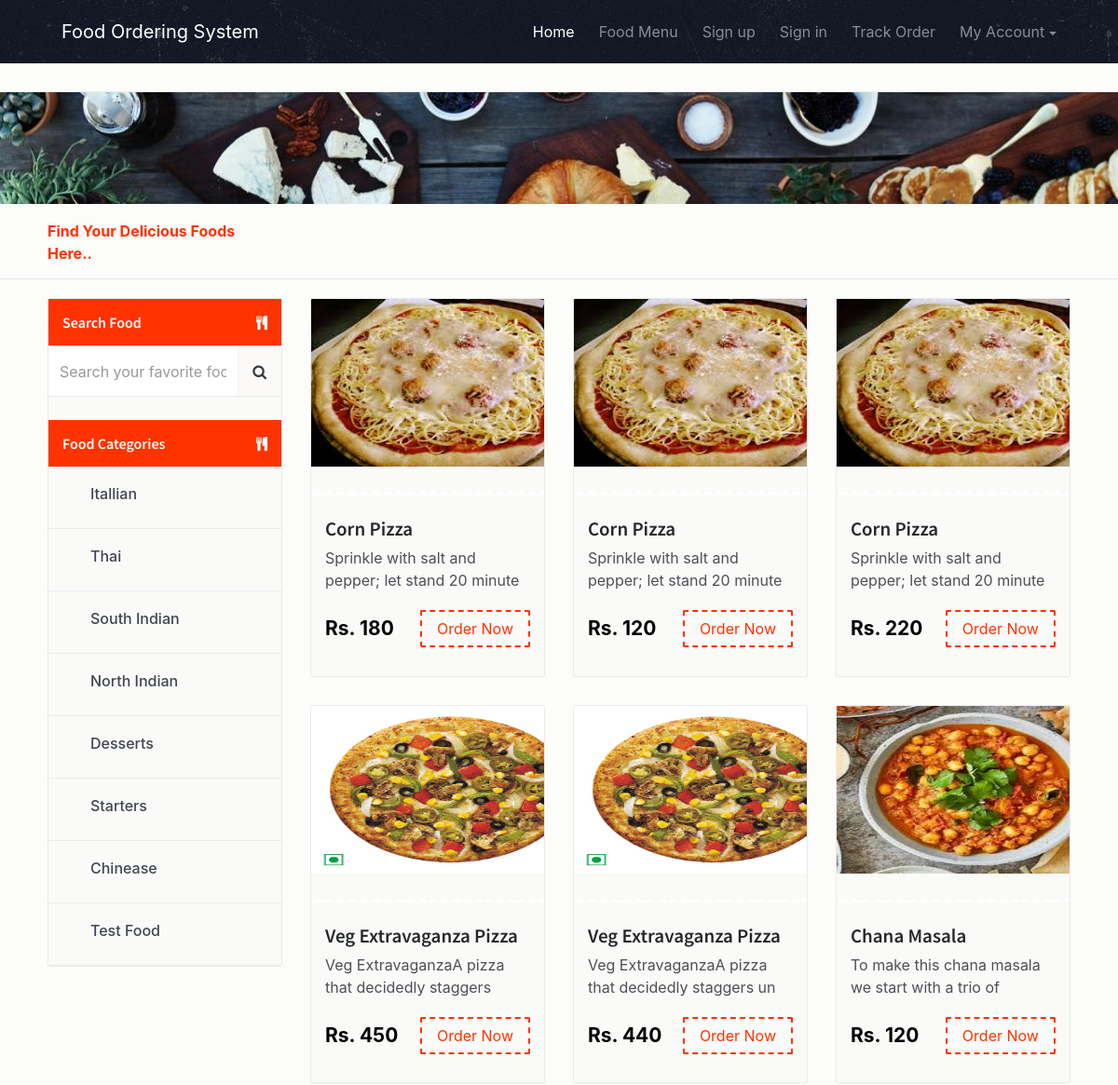
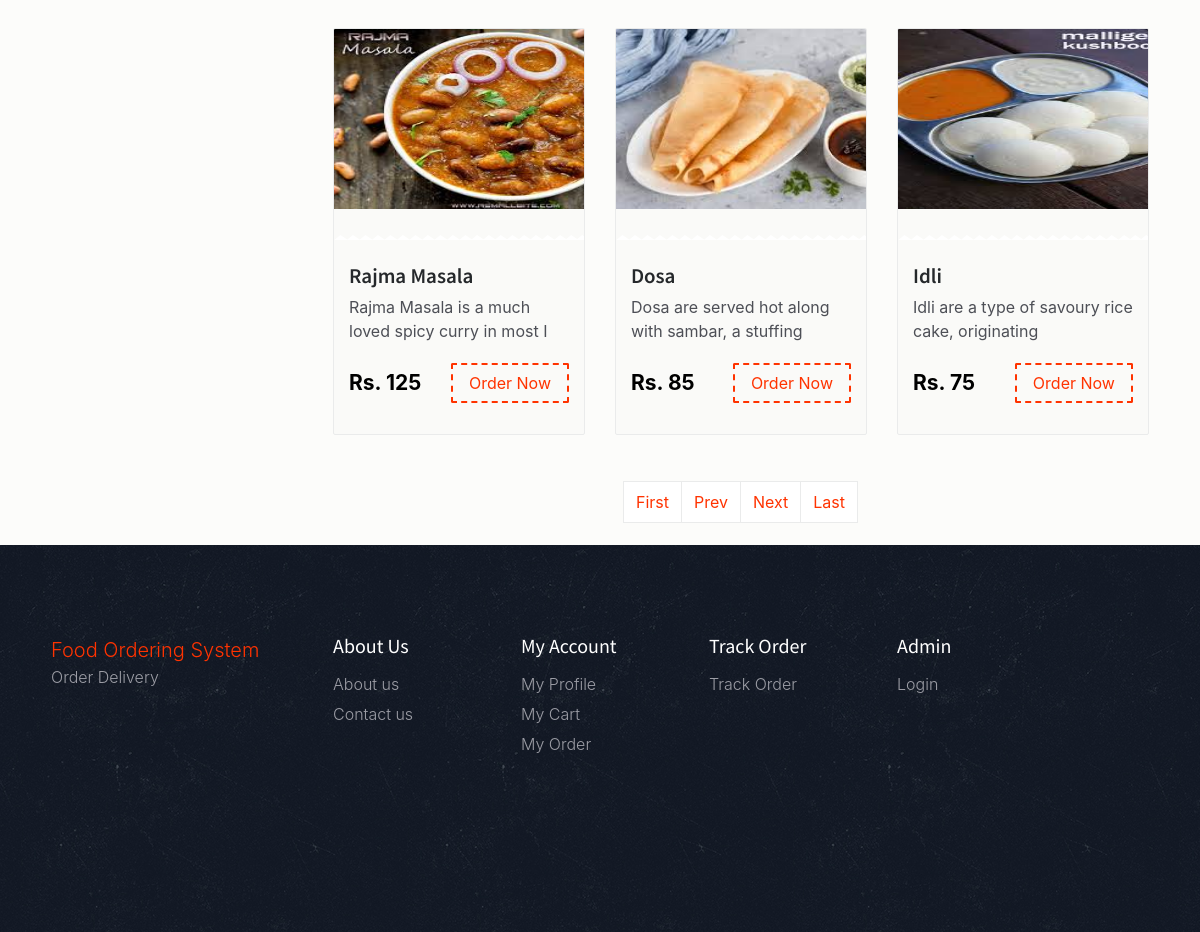
The page /fos/food_results.php on the database its author committed (2 pictures, top to bottom).
### tables this page shows
CREATE TABLE `tblcategory` (
  `ID` int(5) NOT NULL,
  `CategoryName` varchar(120) DEFAULT NULL,
  `CreationDate` timestamp NULL DEFAULT CURRENT_TIMESTAMP
);

CREATE TABLE `tblfood` (
  `ID` int(10) NOT NULL,
  `CategoryName` varchar(120) DEFAULT NULL,
  `ItemName` varchar(120) DEFAULT NULL,
  `ItemPrice` varchar(120) DEFAULT NULL,
  `ItemDes` varchar(500) DEFAULT NULL,
  `Image` varchar(120) DEFAULT NULL,
  `ItemQty` varchar(120) DEFAULT NULL
);

### fos/food_results.php (the view, shortened to what this page needs)
<?php
include('includes/dbconnection.php');
  ?>
<!DOCTYPE html>
<html lang="en">
<head>
    <link href="css/bootstrap.min.css" rel="stylesheet">
    <link href="css/font-awesome.min.css" rel="stylesheet">
    <link href="css/animsition.min.css" rel="stylesheet">
    <link href="css/animate.css" rel="stylesheet">
    <link href="css/style.css" rel="stylesheet"> </head>
<body>
    <div class="site-wrapper animsition" data-animsition-in="fade-in" data-animsition-out="fade-out">
        <header id="header" class="header-scroll top-header headrom">
            <?php include_once('includes/header.php');?>
        </header>
        <div class="page-wrapper">
            <div class="top-links">
            </div>
            <div class="inner-page-hero bg-image" data-image-src="images/decouvrez-l-experience-food-d-airbnb.jpg">
            </div>
            <div class="result-show">
    <div class="container">
        <div class="row">
            <div class="col-sm-3">
                <p><span class="primary-color"><strong>Find Your Delicious Foods Here..</strong></span> </div>
        </div>
    </div>
</div>
            <section class="restaurants-page">
                <div class="container">
                    <div class="row">
                        <div class="col-xs-12 col-sm-5 col-md-4 col-lg-3">
                            <div class="sidebar clearfix m-b-20">
                                 <form name="search" method="post" action="search-food.php">
                                <div class="main-block">
                                    <div class="sidebar-title white-txt">
                                        <h6>Search Food</h6> <i class="fa fa-cutlery pull-right"></i> </div>
                                    <div class="input-group">
                                        <input type="text" class="form-control search-field" placeholder="Search your favorite food" name="searchdata" id="searchdata"> <span class="input-group-btn">
                                 <button class="btn btn-secondary search-btn" type="submit" name="search"><i class="fa fa-search"></i></button>
                                 </span> </div>
                                     </div>
                                     </form>
                                    <div class="main-block" style="margin-top: 10%">
                                    <div class="sidebar-title white-txt">
                                        <h6>Food Categories</h6> <i class="fa fa-cutlery pull-right"></i> </div>
                               <?php
      $query=mysqli_query($con,"select * from  tblcategory");
              while($row=mysqli_fetch_array($query))
              {
              ?>
                                        <ul>
                                            <li>
                                                <label class="custom-control custom-checkbox">
                                                    <span class="custom-control-description"><a href="viewfood-categorywise.php?catid=<?php echo $row['CategoryName'];?>"><?php echo $row['CategoryName'];?></a></span> </label>
                                            </li>
                                        </ul>
                              <?php } ?>
                                    <div class="clearfix"></div>
                                </div>
                            </div>
                        </div>
                     <div class="col-xs-12 col-sm-7 col-md-8 col-lg-9">
                            <div class="row">
                                                        <?php
  if (isset($_GET['pageno'])) {
            $pageno = $_GET['pageno'];
        } else {
            $pageno = 1;
        }
$no_of_records_per_page = 9;
$offset = ($pageno-1) * $no_of_records_per_page;
        $total_pages_sql ="SELECT COUNT(*) FROM tblfood";
        $result = mysqli_query($con,$total_pages_sql);
        $total_rows = mysqli_fetch_array($result)[0];
        $total_pages = ceil($total_rows / $no_of_records_per_page);
        $sql = "SELECT * FROM tblfood LIMIT $offset, $no_of_records_per_page";
        $res_data = mysqli_query($con,$sql);
        while($row = mysqli_fetch_array($res_data)){
?>
                                <div class="col-xs-12 col-sm-12 col-md-6 col-lg-4 food-item">
                                    <div class="food-item-wrap">
                                        <div class="figure-wrap bg-image"> <img src="admin/itemimages/<?php echo $row['Image'];?>" width="300" height="180">
                                        </div>
                                        <div class="content">
                                            <h5><a href="food-detail.php?fid=<?php echo $row['ID'];?>"><?php echo $row['ItemName'];?></a></h5>
                                            <div class="product-name"><?php echo substr($row['ItemDes'],0,50);?></div>
                                            <div class="price-btn-block"> <span class="price">Rs. <?php echo $row['ItemPrice'];?></span>
<?php if($_SESSION['fosuid']==""){?>
<a href="login.php" class="btn theme-btn-dash pull-right">Order Now</a>
<?php }?>
                                              </div>
                                        </div>
                                    </div>
                                </div>
                                    <?php } ?>
                                <div class="col-xs-12" align="center">
                                    <nav aria-label="...">
<ul class="pagination" >
        <li class="page-link"><a href="?pageno=1">First</a></li>
        <li class="<?php if($pageno <= 1){ echo 'disabled'; } ?> page-link">
            <a href="<?php if($pageno <= 1){ echo '#'; } else { echo "?pageno=".($pageno - 1); } ?>">Prev</a>
        </li>
        <li class="<?php if($pageno >= $total_pages){ echo 'disabled'; } ?> page-link">
            <a href="<?php if($pageno >= $total_pages){ echo '#'; } else { echo "?pageno=".($pageno + 1); } ?>">Next</a>
        </li>
        <li class="page-link"><a href="?pageno=<?php echo $total_pages; ?>">Last</a></li>
    </ul>
                                    </nav>
                                </div>
                            </div>
                        </div>
                    </div>
                </div>
            </section>
            <?php include_once('includes/footer.php');?>
        </div>
    </div>
</body>
</html>

### fos/css/style.css (style rules this page uses)
body { background: rgba(252, 251, 249, 0.68); font-size: 16px; color: #4d4f56; font-weight: 400; overflow-x: hidden; }
.h1, .h2, .h3, .h4, .h5, .h6, h1, h2, h3, h4, h5, h6 { font-family: "Source Sans Pro", sans-serif; color: #25282b; }
a { color: #f30; }
ul { list-style-type: none; padding: 0; }
.container { max-width: 1270px; width: 94%; }
.page-wrapper { padding-top: 68px; }
.custom-control { padding-left: 30px; }
.form-control { border: 1px solid #eaebeb; border-radius: 2px; }
.form-control-lg, .dropdown-menu, .btn, .btn-group-lg>.btn, .btn-lg, .img-rounded { border-radius: 2px }
.btn { transition: all .4s; }
.btn-secondary { color: #373a3c; background-color: rgba(252, 251, 249, 0.68); border-color: #eaebeb; }
.theme-btn-dash { border: 2px dashed #f30; background-color: transparent; color: #f30 }
.primary-color { color: #f30 }
.m-b-20 { margin-bottom: 20px; }
.page-link { color: inherit; background-color: #fff; border: 1px solid #eaebeb; }
#header { position: fixed; width: 100%; border: 0; z-index: 99; }
.top-links { padding: 15px 0; border-bottom: 1px solid #eaebeb; }
.food-item-wrap { border: 1px solid #eaebeb; border-radius: 2px; overflow: hidden; margin-bottom: 30px; background: #fafaf8; }
.food-item-wrap h5 a { color: #25282b; font-size: 21px; font-weight: 600; }
.food-item-wrap .price { font-size: 21px; font-weight: 700; color: #000; margin-top: 4px; display: inline-block; }
.food-item-wrap .product-name { margin-bottom: 20px; }
.food-item-wrap .content { padding: 25px 15px 35px; }
.food-item-wrap .figure-wrap { position: relative; height: 210px; }
.food-item-wrap .figure-wrap:after { position: absolute; bottom: -1px; left: 0; content: ""; background: url(../images/zig-zag.png); width: 100%; height: 5px; }
.inner-page-hero { padding-top: 5%; padding-bottom: 5%; }
.result-show { padding: 7px 0 10px; border-bottom: 1px solid #eaebeb; color: #333366; margin-bottom: 20px; }
.result-show p { padding: 0; margin: 5px 0; }
.sidebar { border: 1px solid #eaebeb; background: #fafaf8; border-radius: 3px; }
.sidebar-inner .sidebar input, .sidebar .input-group-btn .btn { height: 55px; border-left: 0; border-right: 0; }
.sidebar-title { padding: 15px 15px 15px; background: #f30; float: left; width: 100%; }
.sidebar-title h6 { float: left; margin-bottom: 0; color: #fff; font-size: 16px; font-weight: 600; line-height: 20px; }
.sidebar-title i { float: right; color: #fff; font-size: 15px; margin-top: 3px; }
.main-block ul li { line-height: 28px; font-weight: 300; display: block; border-bottom: 1px solid #eaebeb; font-weight: 500; color: #414551; }
.main-block ul li a { color: #414551; display: block; font-weight: 500; padding: 15px; }
.main-block ul { float: left; width: 100%; margin-bottom: 0; }
.main-block ul li:first-of-type { border-top: none }
.main-block .input-group input, .main-block .input-group-btn { height: 55px; border-left: none }

### rows shown on the page
tblcategory: CategoryName "Itallian"
tblcategory: CategoryName "Thai"
tblcategory: CategoryName "South Indian"
tblcategory: CategoryName "North Indian"
tblcategory: CategoryName "Desserts"
tblcategory: CategoryName "Starters"
tblcategory: CategoryName "Chinease"
tblcategory: CategoryName "Test Food"
tblfood: Image (picture), ItemName "Corn Pizza", ItemDes "Sprinkle with salt and pepper; let stand 20 minute", ItemPrice "180"
tblfood: Image (picture), ItemName "Corn Pizza", ItemDes "Sprinkle with salt and pepper; let stand 20 minute", ItemPrice "120"
tblfood: Image (picture), ItemName "Corn Pizza", ItemDes "Sprinkle with salt and pepper; let stand 20 minute", ItemPrice "220"
tblfood: Image (picture), ItemName "Veg Extravaganza Pizza", ItemDes "Veg ExtravaganzaA pizza that decidedly staggers", ItemPrice "450"
tblfood: Image (picture), ItemName "Veg Extravaganza Pizza", ItemDes "Veg ExtravaganzaA pizza that decidedly staggers un", ItemPrice "440"
tblfood: Image (picture), ItemName "Chana Masala", ItemDes "To make this chana masala we start with a trio of", ItemPrice "120"
tblfood: Image (picture), ItemName "Rajma Masala", ItemDes "Rajma Masala is a much loved spicy curry in most I", ItemPrice "125"
tblfood: Image (picture), ItemName "Dosa", ItemDes "Dosa are served hot along with sambar, a stuffing", ItemPrice "85"
tblfood: Image (picture), ItemName "Idli", ItemDes "Idli are a type of savoury rice cake, originating", ItemPrice "75"
